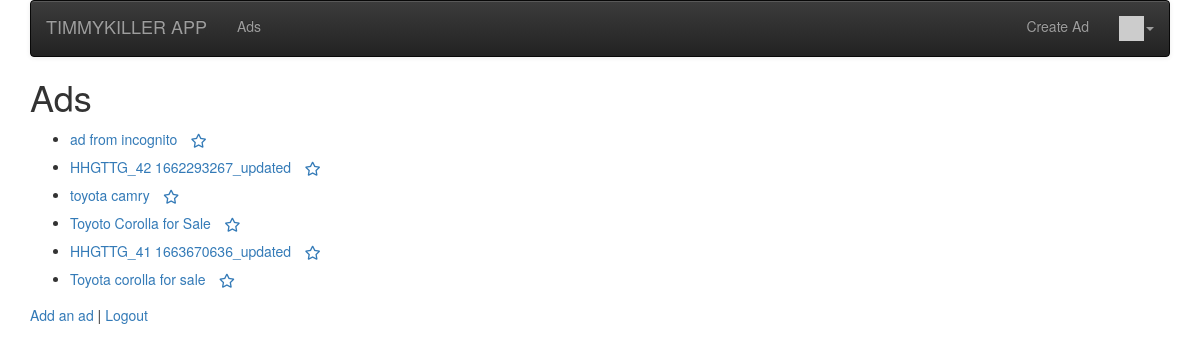
The app's page / (signed in) with its own data.
### ads/models.py (models this page shows, shortened)
class Ad(models.Model):
    title = models.CharField(
        max_length=200,
        validators=[MinLengthValidator(2, "Title must be greater than 2 characters")]
    )
    price = models.DecimalField(max_digits=7, decimal_places=2, null=True)
    text = models.TextField()
    owner = models.ForeignKey(settings.AUTH_USER_MODEL, on_delete=models.CASCADE)
    comments = models.ManyToManyField(settings.AUTH_USER_MODEL, through='Comment', related_name='comments_owned')
    created_at = models.DateTimeField(auto_now_add=True)
    updated_at = models.DateTimeField(auto_now=True)
    picture = models.BinaryField(null=True, editable=True)
    content_type = models.CharField(max_length=256, null=True, help_text='The MIMEType of the file')
    favourite = models.ManyToManyField(settings.AUTH_USER_MODEL, through='Fav', related_name='favourite_ads')

### ads/views.py (the view)
# urls.py: path('', views.AdListView.as_view(), name='all'),
class AdListView(OwnerListView):
    model = Ad
    template_name = "ads/ad_list.html"
    def get(self, request):
        ads_list = Ad.objects.all()
        favourites = list()
        if request.user.is_authenticated:
            rows = request.user.favourite_ads.values('id')
            favourites = [row['id'] for row in rows]
        ctx = {'ad_list': ads_list, 'favourites': favourites}
        return render(request, self.template_name, ctx)

### home/context_processors.py (called while the page is built)
def settings(request):
    return {
        'settings': django_settings,
    }

### home/templatetags/app_tags.py (called while the page is built)
@register.filter(name='gravatar')
def gravatar(user, size=35):
    email = str(user.email.strip().lower()).encode('utf-8')
    email_hash = md5(email).hexdigest()
    url = "//www.gravatar.com/avatar/{0}?s={1}&d=identicon&r=PG"
    return url.format(email_hash, size)

### ads/templates/ads/ad_list.html (shortened to what this page needs)
{% extends "base_menu.html" %}
{% block content %}
<h1>Ads</h1>
<p>
{% if ad_list %}
<ul>
  {% for ad in ad_list %}
    <li>
        <a href="{% url 'ads:ad_detail'  ad.id %}">{{ ad.title }}</a>
        {% if user.is_authenticated %}
        <a href="#" onclick=
             "favPost('{% url 'ads:ad_favourite' ad.id %}', {{ ad.id }} );return false;"
            id="unfavorite_star_{{ad.id}}">
        <span class="fa-stack" style="vertical-align: middle;">
        <i class="fa fa-star-o fa-stack-1x"></i>
        </span>
        </a>
        {% endif %}
    </li>
  {% endfor %}
</ul>
{% else %}
  <p>There are no ads in the database.</p>
{% endif %}
</p>
<p>
<a href="{% url 'ads:ad_create' %}">Add an ad</a> |
{% if user.is_authenticated %}
<a href="{% url 'logout' %}?next={% url 'ads:all' %}">Logout</a>
{% else %}
<a href="{% url 'login' %}?next={% url 'ads:all' %}">Login</a>
{% endif %}
</p>
{% endblock %}

### records on screen
Ad: title "ad from incognito"
Ad: title "HHGTTG_42 1662293267_updated"
Ad: title "toyota camry"
Ad: title "Toyoto Corolla for Sale"
Ad: title "HHGTTG_41 1663670636_updated"
Ad: title "Toyota corolla for sale"

### other values on screen
{{ settings.APP_NAME }} "TIMMYKILLER APP"
